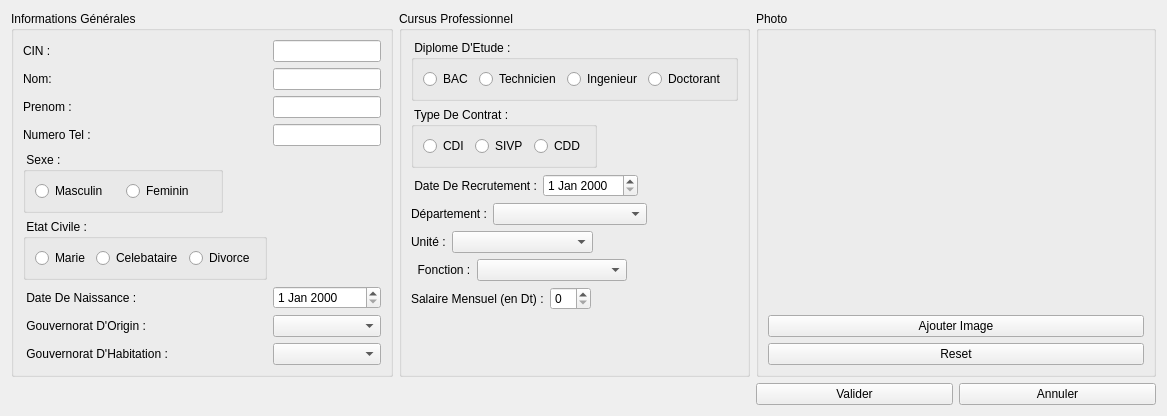
            <widget class="QWidget" name="tab">
             <attribute name="title">
              <string>Ajouter Un Personnel</string>
             </attribute>
             <layout class="QGridLayout" name="gridLayout_3">
              <item row="1" column="2">
               <layout class="QHBoxLayout" name="horizontalLayout_10">
                <item>
                 <widget class="QPushButton" name="vAjouterPers">
                  <property name="text">
                   <string>Valider</string>
                  </property>
                 </widget>
                </item>
                <item>
                 <widget class="QPushButton" name="annulerAjoutPers">
                  <property name="text">
                   <string>Annuler</string>
                  </property>
                 </widget>
                </item>
               </layout>
              </item>
              <item row="0" column="0">
               <widget class="QGroupBox" name="groupBox">
                <property name="title">
                 <string>Informations Générales</string>
                </property>
                <layout class="QFormLayout" name="formLayout">
                 <item row="0" column="0">
                  <widget class="QLabel" name="label_19">
                   <property name="text">
                    <string>CIN :</string>
                   </property>
                  </widget>
                 </item>
                 <item row="0" column="1">
                  <widget class="QLineEdit" name="cin">
                   <property name="text">
                    <string/>
                   </property>
                  </widget>
                 </item>
                 <item row="1" column="0">
                  <widget class="QLabel" name="label_5">
                   <property name="text">
                    <string>Nom:</string>
                   </property>
                  </widget>
                 </item>
                 <item row="1" column="1">
                  <widget class="QLineEdit" name="nom"/>
                 </item>
                 <item row="2" column="0">
                  <widget class="QLabel" name="label_6">
                   <property name="text">
                    <string>Prenom :</string>
                   </property>
                  </widget>
                 </item>
                 <item row="2" column="1">
                  <widget class="QLineEdit" name="prenom"/>
                 </item>
                 <item row="3" column="0">
                  <widget class="QLabel" name="label_20">
                   <property name="text">
                    <string>Numero Tel :</string>
                   </property>
                  </widget>
                 </item>
                 <item row="3" column="1">
                  <widget class="QLineEdit" name="numTel"/>
                 </item>
                 <item row="4" column="0" colspan="2">
                  <widget class="QGroupBox" name="groupBox_7">
                   <property name="minimumSize">
                    <size>
                     <width>0</width>
                     <height>60</height>
                    </size>
                   </property>
                   <property name="maximumSize">
                    <size>
                     <width>200</width>
                     <height>16777215</height>
                    </size>
                   </property>
                   <property name="title">
                    <string> Sexe :</string>
                   </property>
                   <layout class="QHBoxLayout" name="horizontalLayout_6">
                    <item>
                     <widget class="QRadioButton" name="masculin">
                      <property name="text">
                       <string>Masculin</string>
                      </property>
                     </widget>
                    </item>
                    <item>
                     <widget class="QRadioButton" name="feminin">
                      <property name="text">
                       <string>Feminin</string>
                      </property>
                     </widget>
                    </item>
                   </layout>
                  </widget>
                 </item>
                 <item row="5" column="0">
                  <widget class="QGroupBox" name="groupBox_10">
                   <property name="title">
                    <string> Etat Civile :</string>
                   </property>
                   <layout class="QHBoxLayout" name="horizontalLayout_7">
                    <item>
                     <widget class="QRadioButton" name="marie">
                      <property name="text">
                       <string>Marie</string>
                      </property>
                     </widget>
                    </item>
                    <item>
                     <widget class="QRadioButton" name="celeb">
                      <property name="text">
                       <string>Celebataire</string>
                      </property>
                     </widget>
                    </item>
                    <item>
                     <widget class="QRadioButton" name="divorce">
                      <property name="text">
                       <string>Divorce</string>
                      </property>
                     </widget>
                    </item>
                   </layout>
                  </widget>
                 </item>
                 <item row="6" column="0">
                  <widget class="QLabel" name="label_7">
                   <property name="text">
                    <string> Date De Naissance :</string>
                   </property>
                  </widget>
                 </item>
                 <item row="6" column="1">
                  <widget class="QDateEdit" name="dateNaissance"/>
                 </item>
                 <item row="7" column="0">
                  <widget class="QLabel" name="label_9">
                   <property name="text">
                    <string> Gouvernorat D'Origin :</string>
                   </property>
                  </widget>
                 </item>
                 <item row="7" column="1">
                  <widget class="QComboBox" name="gouvernoratHabitation">
                   <item>
                    <property name="text">
                     <string/>
                    </property>
                   </item>
                   <item>
                    <property name="text">
                     <string>Ariana</string>
                    </property>
                   </item>
                   <item>
                    <property name="text">
                     <string>Beja</string>
                    </property>
                   </item>
                   <item>
                    <property name="text">
                     <string>Ben Arous</string>
                    </property>
                   </item>
                   <item>
                    <property name="text">
                     <string>Bizerte</string>
                    </property>
                   </item>
                   <item>
                    <property name="text">
                     <string>Gabes</string>
                    </property>
                   </item>
                   <item>
                    <property name="text">
                     <string>Gafsa</string>
                    </property>
                   </item>
                   <item>
                    <property name="text">
                     <string>Jendouba</string>
                    </property>
                   </item>
                   <item>
                    <property name="text">
                     <string>Kairouan</string>
                    </property>
                   </item>
                   <item>
                    <property name="text">
                     <string>Kasserine</string>
                    </property>
                   </item>
                   <item>
                    <property name="text">
                     <string>Kebili</string>
                    </property>
                   </item>
                   <item>
                    <property name="text">
                     <string>Le Kef</string>
                    </property>
                   </item>
                   <item>
                    <property name="text">
                     <string>Mahdia</string>
                    </property>
                   </item>
                   <item>
                    <property name="text">
                     <string>La Manouba</string>
                    </property>
                   </item>
                   <item>
                    <property name="text">
                     <string>Medenine</string>
                    </property>
                   </item>
                   <item>
                    <property name="text">
                     <string>Monastir</string>
                    </property>
                   </item>
                   <item>
                    <property name="text">
                     <string>Nabeul</string>
                    </property>
                   </item>
                   <item>
                    <property name="text">
                     <string>Sfax</string>
                    </property>
                   </item>
                   <item>
                    <property name="text">
                     <string>Sidi Bouzid</string>
                    </property>
                   </item>
                   <item>
                    <property name="text">
                     <string>Siliana</string>
                    </property>
                   </item>
                   <item>
                    <property name="text">
                     <string>Sousse</string>
                    </property>
                   </item>
                   <item>
                    <property name="text">
                     <string>Tataouine</string>
                    </property>
                   </item>
                   <item>
                    <property name="text">
                     <string>Tozeur</string>
                    </property>
                   </item>
                   <item>
                    <property name="text">
                     <string>Tunis</string>
                    </property>
                   </item>
                   <item>
                    <property name="text">
                     <string>Zaghouan</string>
                    </property>
                   </item>
                  </widget>
                 </item>
                 <item row="8" column="0">
                  <widget class="QLabel" name="label_8">
                   <property name="text">
                    <string> Gouvernorat D'Habitation :</string>
                   </property>
                  </widget>
                 </item>
                 <item row="8" column="1">
                  <widget class="QComboBox" name="gouvernoratOrigin">
                   <item>
                    <property name="text">
                     <string/>
                    </property>
                   </item>
                   <item>
                    <property name="text">
                     <string>Ariana</string>
                    </property>
                   </item>
                   <item>
                    <property name="text">
                     <string>Beja</string>
                    </property>
                   </item>
                   <item>
                    <property name="text">
                     <string>Ben Arous</string>
                    </property>
                   </item>
                   <item>
                    <property name="text">
                     <string>Bizerte</string>
                    </property>
                   </item>
                   <item>
                    <property name="text">
                     <string>Gabes</string>
                    </property>
                   </item>
                   <item>
                    <property name="text">
                     <string>Gafsa</string>
                    </property>
                   </item>
                   <item>
                    <property name="text">
                     <string>Jendouba</string>
                    </property>
                   </item>
                   <item>
                    <property name="text">
                     <string>Kairouan</string>
                    </property>
                   </item>
                   <item>
                    <property name="text">
                     <string>Kasserine</string>
                    </property>
                   </item>
                   <item>
                    <property name="text">
                     <string>Kebili</string>
                    </property>
                   </item>
                   <item>
                    <property name="text">
                     <string>Le Kef</string>
                    </property>
                   </item>
                   <item>
                    <property name="text">
                     <string>Mahdia</string>
                    </property>
                   </item>
                   <item>
                    <property name="text">
                     <string>La Manouba</string>
                    </property>
                   </item>
                   <item>
                    <property name="text">
                     <string>Medenine</string>
                    </property>
                   </item>
                   <item>
                    <property name="text">
                     <string>Monastir</string>
                    </property>
                   </item>
                   <item>
                    <property name="text">
                     <string>Nabeul</string>
                    </property>
                   </item>
                   <item>
                    <property name="text">
                     <string>Sfax</string>
                    </property>
                   </item>
                   <item>
                    <property name="text">
                     <string>Sidi Bouzid</string>
                    </property>
                   </item>
                   <item>
                    <property name="text">
                     <string>Siliana</string>
                    </property>
                   </item>
                   <item>
                    <property name="text">
                     <string>Sousse</string>
                    </property>
                   </item>
                   <item>
                    <property name="text">
                     <string>Tataouine</string>
                    </property>
                   </item>
                   <item>
                    <property name="text">
                     <string>Tozeur</string>
                    </property>
                   </item>
                   <item>
                    <property name="text">
                     <string>Tunis</string>
                    </property>
                   </item>
                   <item>
                    <property name="text">
                     <string>Zaghouan</string>
                    </property>
                   </item>
                  </widget>
                 </item>
                </layout>
               </widget>
              </item>
              <item row="0" column="2">
               <widget class="QGroupBox" name="grpPhotoPers_2">
                <property name="minimumSize">
                 <size>
                  <width>400</width>
                  <height>0</height>
                 </size>
                </property>
                <property name="title">
                 <string>Photo</string>
                </property>
                <layout class="QVBoxLayout" name="verticalLayout_4">
                 <item>
                  <widget class="QLabel" name="imagePers">
                   <property name="text">
                    <string/>
                   </property>
                  </widget>
                 </item>
                 <item>
                  <widget class="QPushButton" name="ajouterImgPers">
                   <property name="text">
                    <string>Ajouter Image</string>
                   </property>
                  </widget>
                 </item>
                 <item>
                  <widget class="QPushButton" name="resetImgPers">
                   <property name="text">
                    <string>Reset</string>
                   </property>
                  </widget>
                 </item>
                </layout>
               </widget>
              </item>
              <item row="0" column="1">
               <widget class="QGroupBox" name="groupBox_2">
                <property name="title">
                 <string>Cursus Professionnel</string>
                </property>
                <layout class="QFormLayout" name="formLayout_2">
                 <item row="0" column="0">
                  <widget class="QGroupBox" name="groupBox_11">
                   <property name="title">
                    <string> Diplome D'Etude :</string>
                   </property>
                   <layout class="QHBoxLayout" name="horizontalLayout_8">
                    <item>
                     <widget class="QRadioButton" name="bac">
                      <property name="text">
                       <string>BAC</string>
                      </property>
                     </widget>
                    </item>
                    <item>
                     <widget class="QRadioButton" name="technicien">
                      <property name="text">
                       <string>Technicien</string>
                      </property>
                     </widget>
                    </item>
                    <item>
                     <widget class="QRadioButton" name="ingenieur">
                      <property name="text">
                       <string>Ingenieur</string>
                      </property>
                     </widget>
                    </item>
                    <item>
                     <widget class="QRadioButton" name="doctorant">
                      <property name="text">
                       <string>Doctorant</string>
                      </property>
                     </widget>
                    </item>
                   </layout>
                  </widget>
                 </item>
                 <item row="1" column="0">
                  <widget class="QGroupBox" name="groupBox_12">
                   <property name="title">
                    <string> Type De Contrat :</string>
                   </property>
                   <layout class="QHBoxLayout" name="horizontalLayout_9">
                    <item>
                     <widget class="QRadioButton" name="cdi">
                      <property name="text">
                       <string>CDI</string>
                      </property>
                     </widget>
                    </item>
                    <item>
                     <widget class="QRadioButton" name="sivp">
                      <property name="text">
                       <string>SIVP</string>
                      </property>
                     </widget>
                    </item>
                    <item>
                     <widget class="QRadioButton" name="cdd">
                      <property name="text">
                       <string>CDD</string>
                      </property>
                     </widget>
                    </item>
                   </layout>
                  </widget>
                 </item>
                 <item row="2" column="0">
                  <layout class="QHBoxLayout" name="horizontalLayout_27">
                   <item>
                    <widget class="QLabel" name="label_13">
                     <property name="text">
                      <string> Date De Recrutement :</string>
                     </property>
                    </widget>
                   </item>
                   <item>
                    <widget class="QDateEdit" name="dateRecrutement"/>
                   </item>
                  </layout>
                 </item>
                 <item row="3" column="0">
                  <layout class="QHBoxLayout" name="horizontalLayout_28">
                   <item>
                    <widget class="QLabel" name="label_17">
                     <property name="text">
                      <string>Département :</string>
                     </property>
                    </widget>
                   </item>
                   <item>
                    <widget class="QComboBox" name="departement">
                     <item>
                      <property name="text">
                       <string/>
                      </property>
                     </item>
                     <item>
                      <property name="text">
                       <string>Ressources Humaines</string>
                      </property>
                     </item>
                     <item>
                      <property name="text">
                       <string>Stock</string>
                      </property>
                     </item>
                     <item>
                      <property name="text">
                       <string>Achats</string>
                      </property>
                     </item>
                     <item>
                      <property name="text">
                       <string>Ventes</string>
                      </property>
                     </item>
                     <item>
                      <property name="text">
                       <string>Ameliorations</string>
                      </property>
                     </item>
                     <item>
                      <property name="text">
                       <string>Materiel</string>
                      </property>
                     </item>
                    </widget>
                   </item>
                  </layout>
                 </item>
                 <item row="4" column="0">
                  <layout class="QHBoxLayout" name="horizontalLayout_29">
                   <item>
                    <widget class="QLabel" name="label_12">
                     <property name="text">
                      <string>Unité :</string>
                     </property>
                    </widget>
                   </item>
                   <item>
                    <widget class="QComboBox" name="unite">
                     <item>
                      <property name="text">
                       <string/>
                      </property>
                     </item>
                     <item>
                      <property name="text">
                       <string>Personnels</string>
                      </property>
                     </item>
                     <item>
                      <property name="text">
                       <string>Profils</string>
                      </property>
                     </item>
                     <item>
                      <property name="text">
                       <string>Matieres Premieres</string>
                      </property>
                     </item>
                     <item>
                      <property name="text">
                       <string>Produits Finis</string>
                      </property>
                     </item>
                     <item>
                      <property name="text">
                       <string>Fournisseurs</string>
                      </property>
                     </item>
                     <item>
                      <property name="text">
                       <string>Commandes Achats</string>
                      </property>
                     </item>
                     <item>
                      <property name="text">
                       <string>Clients</string>
                      </property>
                     </item>
                     <item>
                      <property name="text">
                       <string>Commandes Ventes</string>
                      </property>
                     </item>
                     <item>
                      <property name="text">
                       <string>Projets</string>
                      </property>
                     </item>
                     <item>
                      <property name="text">
                       <string>Formations</string>
                      </property>
                     </item>
                     <item>
                      <property name="text">
                       <string>Equipements</string>
                      </property>
                     </item>
                     <item>
                      <property name="text">
                       <string>Maintenances</string>
                      </property>
                     </item>
                    </widget>
                   </item>
                  </layout>
                 </item>
                 <item row="5" column="0">
                  <layout class="QHBoxLayout" name="horizontalLayout_30">
                   <item>
                    <widget class="QLabel" name="label_15">
                     <property name="text">
                      <string>  Fonction :</string>
                     </property>
                    </widget>
                   </item>
                   <item>
                    <widget class="QComboBox" name="fonction">
                     <item>
                      <property name="text">
                       <string/>
                      </property>
                     </item>
                     <item>
                      <property name="text">
                       <string>Chef De Departement</string>
                      </property>
                     </item>
                     <item>
                      <property name="text">
                       <string>Chef D Unite</string>
                      </property>
                     </item>
                     <item>
                      <property name="text">
                       <string>Ingenieur</string>
                      </property>
                     </item>
                     <item>
                      <property name="text">
                       <string>Technicien</string>
                      </property>
                     </item>
                     <item>
                      <property name="text">
                       <string>Ouvrier</string>
                      </property>
                     </item>
                     <item>
                      <property name="text">
                       <string>Chercheur</string>
                      </property>
                     </item>
                     <item>
                      <property name="text">
                       <string>Commercial</string>
                      </property>
                     </item>
                     <item>
                      <property name="text">
                       <string/>
                      </property>
                     </item>
                     <item>
                      <property name="text">
                       <string/>
                      </property>
                     </item>
                    </widget>
                   </item>
                  </layout>
                 </item>
                 <item row="6" column="0">
                  <layout class="QHBoxLayout" name="horizontalLayout_31">
                   <item>
                    <widget class="QLabel" name="label_16">
                     <property name="text">
                      <string>Salaire Mensuel (en Dt) :</string>
                     </property>
                    </widget>
                   </item>
                   <item>
                    <widget class="QSpinBox" name="salaire"/>
                   </item>
                  </layout>
                 </item>
                </layout>
               </widget>
              </item>
             </layout>
            </widget>
